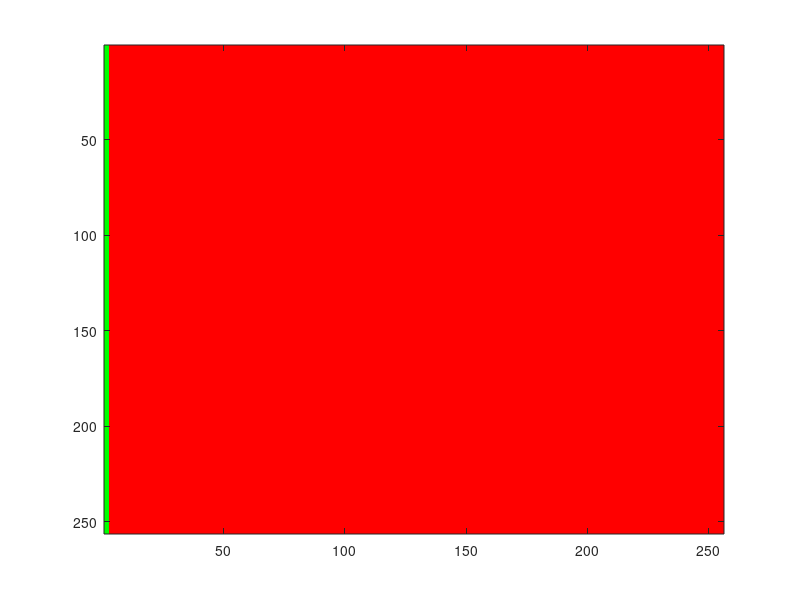

Write MATLAB code to recreate this figure. (Note: this script raises an error after producing the figure.)
mymap=[1,0,0;0,1,0]; 
colormap(mymap); 

time_pause=0.1;
size=256;
T=80000;
dx=.5;
dt=0.022;
n=[1 1:(size-1)];
s=[2:size size];
e=n;
w=s;
diffcoff=1;
x1=0.0026;
x2=0.837;
y1=1.8;
silon1=1/75;
silon2=1;
silon3=0.3;
c1=20;
c2=3;
c3=15;
a=0.06;
k1=3.0;

u=zeros(size,size);
v=zeros(size,size);
u(1:size,1:2)=1;

j1=1;
for i1=1:T,
if(i1==800)
	u(64:size,1:size)=0.0;
end

spat=diffcoff*(u(n,:)+u(s,:)+u(:,e)+u(:,w)-4*u)/(dx*dx);

del_u_1= -c1*0.5*u.*(1-sign(u-x1));
del_u_2= 0.5*(1-sign(u-x1).*sign(u-x2)).*(c2*u-a);
del_u_3= -0.5*c3*(1-sign(x2-u)).*(u-1);
del_u=del_u_1+del_u_2+del_u_3-v;

del_v_1= silon3*0.5*(1+sign(sign(x1-u)+sign(y1-v)-0.5)).*(k1*u-v);
del_v_2= silon1*0.25*(1-sign(del_v_1-0.0001)).*(1-sign(u-x2)).*(k1*u-v);
del_v_3= silon2*0.5*(1-sign(x2-u)).*(k1*u-v);

del_v=del_v_1+del_v_2+del_v_3;

unew=u+dt*(spat+del_u);
vnew=v+dt*del_v;

if(i1==100*(j1-1)+1)

imagesc(unew), caxis([-0.2 1.2])  
fn=['img_',num2str(i1),'.png'];
fullFileName= fullfile('C:\Users\matti\Downloads\panfilov\',fn);

imwrite(unew,mymap,fullFileName,'png'); 
%fname=['u_',num2str(i1),'.dat']; %filename string: xx_1.dat for the first time step
%fullFileNameD= fullfile('C:\Users\Matti\Google Drive\Paul_3D\Continuous_Fields\matlab\panfilov_model_spiral\',fname);
%save(fullFileNameD, 'u' , '-ascii');
pause(time_pause)  
j1=j1+1;
    
end
	u=unew;
	v=vnew;
end

